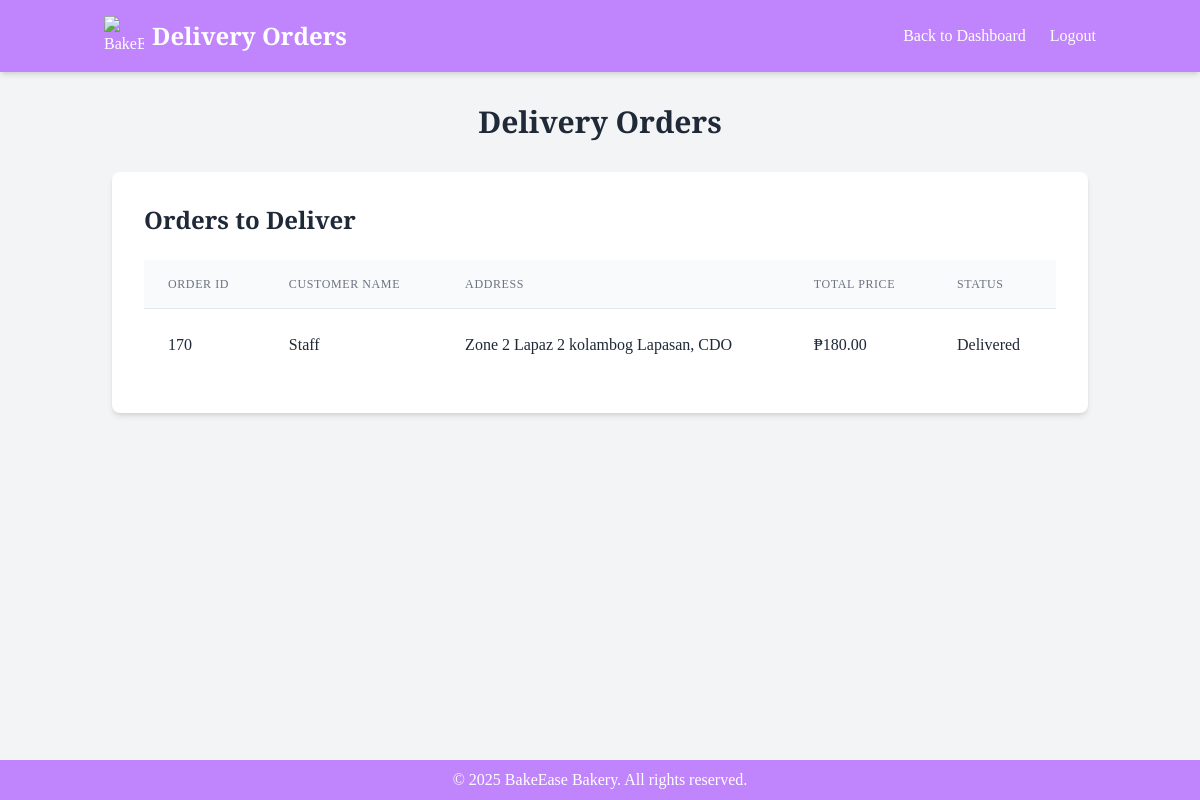
/views/staff/delivery_orders.php (signed in), run on the app's committed database.
### tables this page shows
CREATE TABLE `orders` (
  `id` int(11) NOT NULL,
  `user_id` int(11) NOT NULL,
  `customer_email` varchar(255) DEFAULT NULL,
  `product_id` int(11) NOT NULL,
  `quantity` int(11) NOT NULL,
  `total_price` decimal(10,2) NOT NULL,
  `payment_method` varchar(50) NOT NULL,
  `address` text NOT NULL,
  `status` enum('pending','processing','Ready for pickup','Ready for delivery','Out for Delivery','Delivered','Cancelled') NOT NULL,
  `order_date` timestamp NOT NULL DEFAULT current_timestamp(),
  `order_type` enum('delivery','pickup') NOT NULL DEFAULT 'pickup',
  `delivery_address` text DEFAULT NULL,
  `customer_name` varchar(255) DEFAULT NULL,
  `pickup_time` datetime DEFAULT NULL,
  `final_total` decimal(10,2) DEFAULT NULL
);

CREATE TABLE `users` (
  `id` int(11) NOT NULL,
  `name` varchar(255) NOT NULL,
  `email` varchar(255) NOT NULL,
  `password` varchar(255) NOT NULL,
  `reset_token` varchar(255) DEFAULT NULL,
  `isAdmin` tinyint(4) DEFAULT NULL
);

### Classes/Database.php (called while the page is built, shortened)
<?php
class Database {
    private $servername = "localhost";
    private $username = "root";
    private $password = "";
    private $dbname = "bakery_oop";
    public function __construct() {
        $this->conn = new mysqli($this->servername, $this->username, $this->password, $this->dbname);
    }
}
?>

### Classes/AdminOrder.php (called while the page is built, shortened)
<?php
require_once "Database.php";
class AdminOrder extends Database {
    public function getDeliveryOrders() {
        $sql = "SELECT o.*,
                   u.name AS customer_name,
                   GROUP_CONCAT(p.name SEPARATOR ', ') AS product_names,
                   SUM(oi.quantity) AS total_quantity,
                   COALESCE(SUM(oi.quantity * p.price), 0) AS total_price
            FROM orders o
            LEFT JOIN users u ON o.user_id = u.id
            LEFT JOIN order_items oi ON o.id = oi.order_id
            LEFT JOIN products p ON oi.product_id = p.id
            WHERE o.order_type = 'delivery'
            GROUP BY o.id
            ORDER BY o.id DESC";
        $result = $this->conn->query($sql);
        return ($result->num_rows > 0) ? $result->fetch_all(MYSQLI_ASSOC) : [];
    }
}
?>

### views/staff/delivery_orders.php (the view, shortened to what this page needs)
<?php
include '../../classes/AdminOrder.php';
$adminOrder = new AdminOrder();
$deliveryOrders = $adminOrder->getDeliveryOrders();
?>
<!DOCTYPE html>
<html lang="en">
<head>
    <script src="https://cdn.tailwindcss.com"></script>
    <link href="https://cdn.jsdelivr.net/npm/bootstrap@5.3.3/dist/css/bootstrap.min.css" rel="stylesheet">
</head>
<body class="bg-gray-100 text-gray-800 font-bembo">
    <header class="bg-purple-400 text-white shadow-md py-3">
        <div class="container mx-auto px-3 flex justify-between items-center">
            <div class="logo flex items-center">
                <img src="https://img.icons8.com/doodle/48/000000/bread.png" alt="BakeEase Logo" class="w-10 h-10 mr-2">
                <h1 class="text-2xl font-bold">Delivery Orders</h1>
            </div>
            <nav>
                <ul class="flex space-x-6">
                    <li><a href="staff_dashboard.php" class="hover:text-accent transition-colors">Back to Dashboard</a></li>
                    <li><a href="../../actions/logout_admin.php" class="hover:text-accent transition-colors">Logout</a></li>
                </ul>
            </nav>
        </div>
    </header>
    <main class="container mx-auto px-4 py-8">
        <h2 class="text-3xl font-bold text-center mb-8">Delivery Orders</h2>
        <section class="bg-white p-8 rounded-lg shadow-md">
            <h2 class="text-2xl font-bold mb-6">Orders to Deliver</h2>
            <div class="overflow-x-auto">
                <table class="min-w-full divide-y divide-gray-200 table-auto">
                    <thead>
                        <tr>
                            <th class="px-6 py-3 bg-gray-50 text-left text-xs font-medium text-gray-500 uppercase tracking-wider">Order ID</th>
                            <th class="px-6 py-3 bg-gray-50 text-left text-xs font-medium text-gray-500 uppercase tracking-wider">Customer Name</th>
                            <th class="px-6 py-3 bg-gray-50 text-left text-xs font-medium text-gray-500 uppercase tracking-wider">Address</th>
                            <th class="px-6 py-3 bg-gray-50 text-left text-xs font-medium text-gray-500 uppercase tracking-wider">Total Price</th>
                            <th class="px-6 py-3 bg-gray-50 text-left text-xs font-medium text-gray-500 uppercase tracking-wider">Status</th>
                        </tr>
                    </thead>
                    <tbody class="bg-white divide-y divide-gray-200">
                        <?php if (!empty($deliveryOrders)): ?>
                            <?php foreach ($deliveryOrders as $order): ?>
                                <tr>
                                    <td class="px-6 py-4 whitespace-nowrap"><?= htmlspecialchars($order['id']) ?></td>
                                    <td class="px-6 py-4 whitespace-nowrap"><?= htmlspecialchars($order['customer_name']) ?></td>
                                    <td class="px-6 py-4 whitespace-nowrap"><?= htmlspecialchars($order['address']) ?></td>
                                    <td class="px-6 py-4 whitespace-nowrap">₱<?= number_format($order['total_price'], 2) ?></td>
                                    <td class="px-6 py-4 whitespace-nowrap"><?= htmlspecialchars($order['status']) ?></td>
                                </tr>
                            <?php endforeach; ?>
                        <?php else: ?>
                            <tr>
                                <td colspan="5" class="px-6 py-4 whitespace-nowrap text-center">No delivery orders found.</td>
                            </tr>
                        <?php endif; ?>
                    </tbody>
                </table>
            </div>
        </section>
    </main>
    <footer class="bg-purple-400 text-white mt-12 py-2">
        <div class="container mx-auto px-2">
        <p class="text-center">© 2025 BakeEase Bakery. All rights reserved.</p>        </div>
    </footer>
</body>
</html>

### views/staff/delivery_orders.php (style rules this page uses)
html, body { height: 100%; margin: 0; }
body { display: flex; flex-direction: column; }
main { flex: 1; }
footer { flex-shrink: 0; }

### data on the page
orders: id "170", user.name "Staff", address "Zone 2 Lapaz 2 kolambog Lapasan, CDO", total_price "180.00", status "Delivered"
